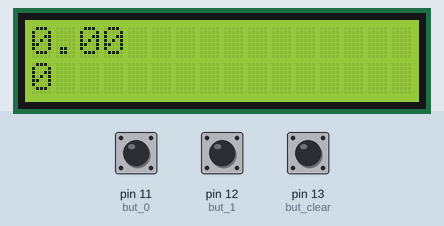
Recording of a sketch running on a simulated Arduino Uno, built with avr-gcc and run on an emulated ATmega328P. On the bench: 16×2 character LCD. The test bench sets the inputs (shaded band); at power-on: pin 12 (but_1) LOW, pin 11 (but_0) LOW, pin 13 (but_clear) LOW.

Above: at 1.2 s.
1.3 s: pin 12 (but_1) pulled HIGH for 0.15 s
At 2.2 s:
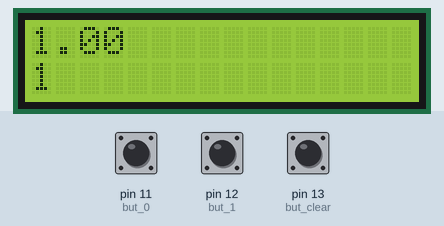
2.9 s: pin 11 (but_0) pulled HIGH for 0.15 s
At 3.5 s:
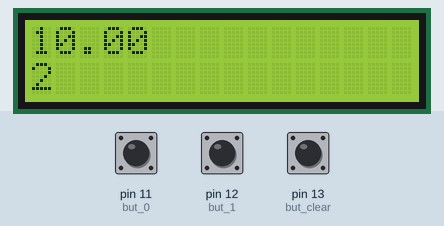
4.5 s: pin 11 (but_0) pulled HIGH for 1 s
At 5.9 s:
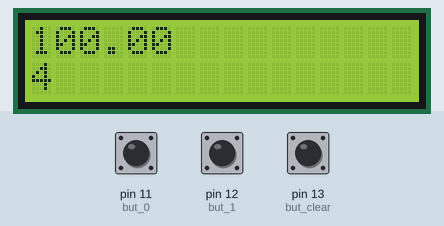
7.0 s: pin 12 (but_1) pulled HIGH for 1 s
At 7.9 s:
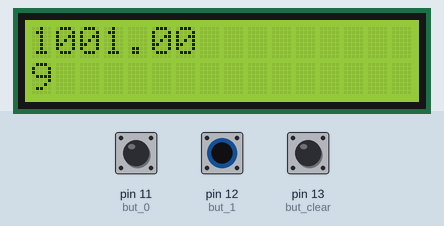
Timing chart, 0 to 10.0 s (numbered marks = the images above; inputs shaded):
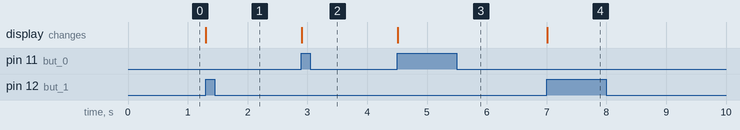

Measured:
- after the input at 1.3 s, the display: changes at once (image 1)
- after the input at 2.9 s, the display: changes at once (image 2)
- after the input at 4.5 s, the display: changes at once (image 3)
- after the input at 7.0 s, the display: changes at once (image 4)

The sketch:

willtech_arduino_binary_to_decimal.ino
```cpp
// (licence header left out)
#include <LiquidCrystal.h>
#include <math.h>


// main variabils
double input = 0;
int cins;
void printscr();
int convert(long long);

// buttons
const int but_0 = 11;
const int but_1 = 12;
const int but_clear = 13;

// lcd
const int rs = 0, en = 1, d4 = 4, d5 = 5, d6 = 6, d7 = 7;
LiquidCrystal lcd(rs, en, d4, d5, d6, d7);


void setup() {
 // setups buttons
  pinMode(but_0, INPUT);
  pinMode(but_1, INPUT);
  pinMode(but_clear, INPUT);

  // inits lcd
  lcd.begin(16, 2);
  lcd.clear();
  printscr();
}


void loop() {
  // checks inputs and prints
  if (digitalRead(but_0) == HIGH) {
    input = input * 10;
    printscr();
    while (digitalRead(but_0) == HIGH) {
    delay(1);
    }
  }

  if (digitalRead(but_1) == HIGH){
    input = input * 10 + 1;
    printscr();
    while (digitalRead(but_1) == HIGH) {
    delay(1);
    }
  }

  if (digitalRead(but_clear) == HIGH){
    input = 0;
    printscr();
    while (digitalRead(but_clear) == HIGH) {
    delay(1);
    }
  }

  // delays to increase performance
  delay(10);
}


// prints current input and answer
void printscr(){
  lcd.clear();

  // prints user inputs
  lcd.setCursor(0, 0);
    lcd.print(input);

  // prints user input in decimal
  lcd.setCursor(0, 1);
    lcd.print(convert(input));
}


// converts binary to decimal
int convert(long long n) {
  int dec = 0, i = 0, rem;

  while (n!=0) {
    rem = n % 10;
    n /= 10;
    dec += rem * pow(2, i);
    ++i;
  }

  return dec;
}
```
